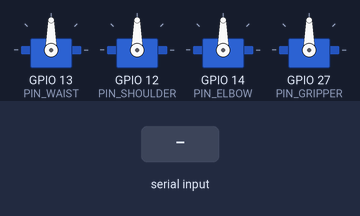
The sketch below on a simulated ESP32. On the bench: 4 × servo. The test bench sets the inputs (shaded band). What the sketch prints to the serial monitor is not drawn.

Above: at 1.2 s.
1.3 s: "E\n" received over Serial
At 3.1 s:
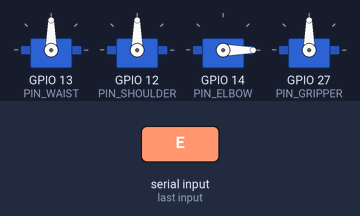
3.8 s: "g\n" received over Serial
At 6.0 s:
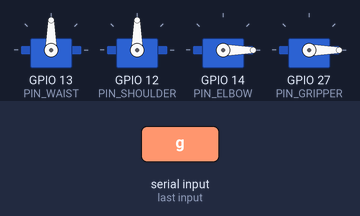
6.3 s: "w,45\n" received over Serial
At 7.3 s:
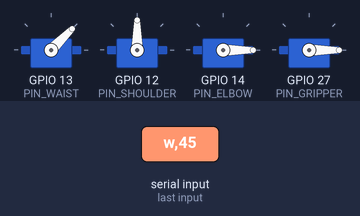
7.8 s: "s,45\n" received over Serial
At 8.5 s:
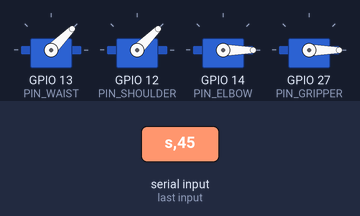
9.3 s: "w90\n" received over Serial
At 9.6 s:
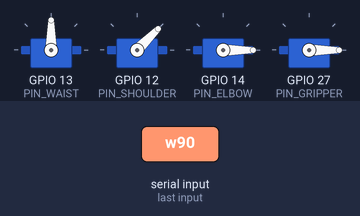
10.8 s: "e90\n" received over Serial
At 12.0 s:
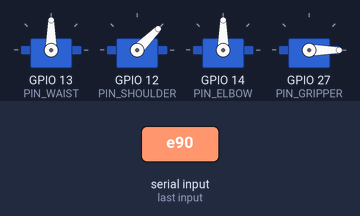
Timing chart, 0 to 13.3 s (numbered marks = the images above; inputs shaded):
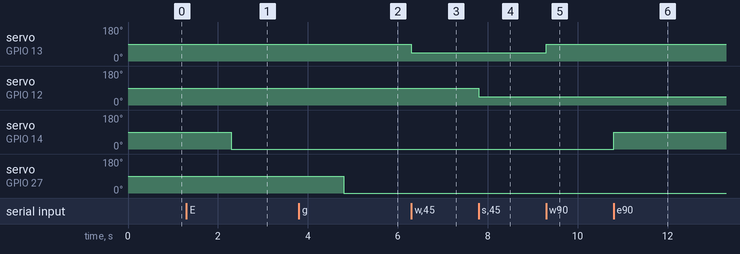

Measured:
- after the input at 1.3 s, servo on GPIO 14 (PIN_ELBOW): 90° → 0° after 1.0 s
- after the input at 3.8 s, servo on GPIO 27 (PIN_GRIPPER): 90° → 0° after 1.0 s
- after the input at 6.3 s, servo on GPIO 13 (PIN_WAIST): 90° → 45° at once
- after the input at 7.8 s, servo on GPIO 12 (PIN_SHOULDER): 90° → 45° at once
- after the input at 9.3 s, servo on GPIO 13 (PIN_WAIST): 45° → 90° at once
- after the input at 10.8 s, servo on GPIO 14 (PIN_ELBOW): 0° → 90° at once

The sketch:

ServoTest.ino
```cpp
#include <ESP32Servo.h>

// =====================================================
// 1. تعريف المنافذ (نفس ربطك الحالي)
// =====================================================
#define PIN_WAIST    13
#define PIN_SHOULDER 12  // تأكدي من فصل السلك أثناء الرفع إذا علق
#define PIN_ELBOW    14  // تأكدي من فصل السلك أثناء الرفع إذا علق
#define PIN_GRIPPER  27

// كائنات السيرفو
Servo servoWaist;
Servo servoShoulder;
Servo servoElbow;
Servo servoGripper;

// متغيرات لحفظ المواقع الحالية
int valWaist = 90;
int valShoulder = 90;
int valElbow = 90;
int valGripper = 90;

void setup() {
  Serial.begin(115200);
  while(!Serial); // انتظار فتح السيريال

  Serial.println("\n==========================================");
  Serial.println("   🛠️ ROBOT ARM CALIBRATION TOOL 🛠️");
  Serial.println("==========================================");
  Serial.println("Commands format:");
  Serial.println("  w90  -> Move Waist to 90");
  Serial.println("  s45  -> Move Shoulder to 45");
  Serial.println("  e120 -> Move Elbow to 120");
  Serial.println("  g180 -> Open Gripper to 180");
  Serial.println("------------------------------------------");

  // إعداد التردد 50Hz (مهم جداً للاستقرار)
  servoWaist.setPeriodHertz(50);
  servoShoulder.setPeriodHertz(50);
  servoElbow.setPeriodHertz(50);
  servoGripper.setPeriodHertz(50);

  // ربط السيرفوات
  servoWaist.attach(PIN_WAIST, 500, 2400);
  servoShoulder.attach(PIN_SHOULDER, 500, 2400);
  servoElbow.attach(PIN_ELBOW, 500, 2400);
  servoGripper.attach(PIN_GRIPPER, 500, 2400);

  // البدء في وضع المنتصف الآمن (شكل حرف L تقريباً)
  moveServo(servoWaist, 90);
  moveServo(servoShoulder, 90);
  moveServo(servoElbow, 90);
  moveServo(servoGripper, 90);

  printStatus();
}

void loop() {
  if (Serial.available() > 0) {
    char motor = Serial.read(); // قراءة الحرف (w, s, e, g)
    int angle = Serial.parseInt(); // قراءة الرقم

    // تجاهل الأوامر الفارغة
    if (motor == '\n' || motor == '\r') return;

    // حماية الحدود (0 - 180)
    if (angle < 0) angle = 0;
    if (angle > 180) angle = 180;

    // تنفيذ الحركة
    switch(motor) {
      case 'w': case 'W':
        valWaist = angle;
        moveServo(servoWaist, valWaist);
        Serial.print("✅ Waist moved to: "); Serial.println(valWaist);
        break;

      case 's': case 'S':
        valShoulder = angle;
        moveServo(servoShoulder, valShoulder);
        Serial.print("✅ Shoulder moved to: "); Serial.println(valShoulder);
        break;

      case 'e': case 'E':
        valElbow = angle;
        moveServo(servoElbow, valElbow);
        Serial.print("✅ Elbow moved to: "); Serial.println(valElbow);
        break;

      case 'g': case 'G':
        valGripper = angle;
        moveServo(servoGripper, valGripper);
        Serial.print("✅ Gripper moved to: "); Serial.println(valGripper);
        break;

      default:
        // لا تطبع خطأ إذا كانت مجرد مسافات
        break;
    }
  }
}

// دالة تحريك ناعمة
void moveServo(Servo &sv, int target) {
  sv.write(target);
  delay(15);
}

// طباعة الحالة الحالية
void printStatus() {
  Serial.print("Current: W="); Serial.print(valWaist);
  Serial.print(" | S="); Serial.print(valShoulder);
  Serial.print(" | E="); Serial.print(valElbow);
  Serial.print(" | G="); Serial.println(valGripper);
}
```
